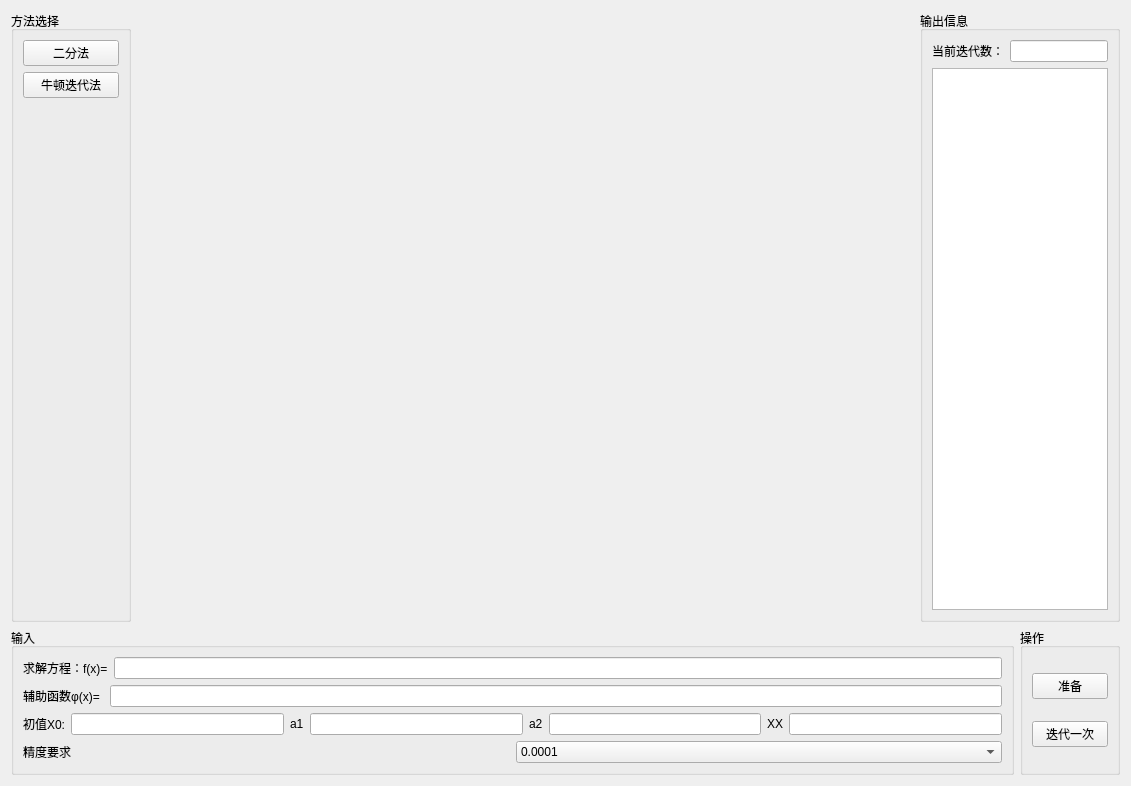
<?xml version="1.0" encoding="UTF-8"?>
<ui version="4.0">
 <class>FrameFunc</class>
 <widget class="QFrame" name="FrameFunc">
  <property name="geometry">
   <rect>
    <x>0</x>
    <y>0</y>
    <width>1131</width>
    <height>786</height>
   </rect>
  </property>
  <property name="windowTitle">
   <string>FrameFunc</string>
  </property>
  <layout class="QVBoxLayout" name="verticalLayout_2">
   <item>
    <layout class="QHBoxLayout" name="horizontalLayout_9">
     <item>
      <widget class="QGroupBox" name="groupBox_2">
       <property name="maximumSize">
        <size>
         <width>120</width>
         <height>16777215</height>
        </size>
       </property>
       <property name="title">
        <string>方法选择</string>
       </property>
       <layout class="QVBoxLayout" name="verticalLayout_6">
        <item>
         <widget class="QPushButton" name="btn_bisection">
          <property name="text">
           <string>二分法</string>
          </property>
         </widget>
        </item>
        <item>
         <widget class="QPushButton" name="btn_newdon">
          <property name="text">
           <string>牛顿迭代法</string>
          </property>
         </widget>
        </item>
        <item>
         <spacer name="verticalSpacer_3">
          <property name="orientation">
           <enum>Qt::Vertical</enum>
          </property>
          <property name="sizeHint" stdset="0">
           <size>
            <width>20</width>
            <height>40</height>
           </size>
          </property>
         </spacer>
        </item>
       </layout>
      </widget>
     </item>
     <item>
      <widget class="FrameDraw" name="wdgPaint"/>
     </item>
     <item>
      <widget class="QGroupBox" name="gb_out">
       <property name="maximumSize">
        <size>
         <width>200</width>
         <height>16777215</height>
        </size>
       </property>
       <property name="title">
        <string>输出信息</string>
       </property>
       <layout class="QVBoxLayout" name="verticalLayout_3">
        <item>
         <layout class="QHBoxLayout" name="horizontalLayout_7">
          <item>
           <widget class="QLabel" name="label_6">
            <property name="text">
             <string>当前迭代数：</string>
            </property>
           </widget>
          </item>
          <item>
           <widget class="QLineEdit" name="edt_curitcnt">
            <property name="readOnly">
             <bool>true</bool>
            </property>
           </widget>
          </item>
         </layout>
        </item>
        <item>
         <widget class="QPlainTextEdit" name="pEdit_out">
          <property name="readOnly">
           <bool>true</bool>
          </property>
         </widget>
        </item>
       </layout>
      </widget>
     </item>
    </layout>
   </item>
   <item>
    <layout class="QHBoxLayout" name="horizontalLayout_10">
     <item>
      <widget class="QGroupBox" name="gb_input">
       <property name="title">
        <string>输入</string>
       </property>
       <layout class="QVBoxLayout" name="verticalLayout">
        <item>
         <layout class="QHBoxLayout" name="horizontalLayout_3">
          <item>
           <widget class="QLabel" name="label_2">
            <property name="text">
             <string>求解方程：f(x)=</string>
            </property>
           </widget>
          </item>
          <item>
           <widget class="QLineEdit" name="edt_funcExpr"/>
          </item>
         </layout>
        </item>
        <item>
         <layout class="QHBoxLayout" name="horizontalLayout_4">
          <item>
           <widget class="QLabel" name="label_3">
            <property name="text">
             <string>辅助函数φ(x)= </string>
            </property>
           </widget>
          </item>
          <item>
           <widget class="QLineEdit" name="edt_itExpr"/>
          </item>
         </layout>
        </item>
        <item>
         <layout class="QHBoxLayout" name="horizontalLayout">
          <item>
           <widget class="QLabel" name="label_4">
            <property name="text">
             <string>初值X0:</string>
            </property>
           </widget>
          </item>
          <item>
           <widget class="QLineEdit" name="edt_x0">
            <property name="inputMask">
             <string/>
            </property>
           </widget>
          </item>
          <item>
           <widget class="QLabel" name="label_5">
            <property name="text">
             <string>a1</string>
            </property>
           </widget>
          </item>
          <item>
           <widget class="QLineEdit" name="edt_a1"/>
          </item>
          <item>
           <widget class="QLabel" name="label_8">
            <property name="text">
             <string>a2</string>
            </property>
           </widget>
          </item>
          <item>
           <widget class="QLineEdit" name="edt_a2"/>
          </item>
          <item>
           <widget class="QLabel" name="label_9">
            <property name="text">
             <string>XX</string>
            </property>
           </widget>
          </item>
          <item>
           <widget class="QLineEdit" name="edt_a2_2"/>
          </item>
         </layout>
        </item>
        <item>
         <layout class="QHBoxLayout" name="horizontalLayout_2">
          <item>
           <widget class="QLabel" name="label">
            <property name="text">
             <string>精度要求</string>
            </property>
           </widget>
          </item>
          <item>
           <widget class="QComboBox" name="cmb_precision">
            <item>
             <property name="text">
              <string>0.0001</string>
             </property>
            </item>
            <item>
             <property name="text">
              <string>0.000001</string>
             </property>
            </item>
            <item>
             <property name="text">
              <string>0.00000001</string>
             </property>
            </item>
           </widget>
          </item>
         </layout>
        </item>
       </layout>
      </widget>
     </item>
     <item>
      <widget class="QGroupBox" name="groupBox_7">
       <property name="maximumSize">
        <size>
         <width>100</width>
         <height>16777215</height>
        </size>
       </property>
       <property name="title">
        <string>操作</string>
       </property>
       <layout class="QVBoxLayout" name="verticalLayout_5">
        <item>
         <widget class="QPushButton" name="btn_read">
          <property name="text">
           <string>准备</string>
          </property>
         </widget>
        </item>
        <item>
         <widget class="QPushButton" name="btn_next">
          <property name="text">
           <string>迭代一次</string>
          </property>
         </widget>
        </item>
       </layout>
      </widget>
     </item>
    </layout>
   </item>
  </layout>
 </widget>
 <customwidgets>
  <customwidget>
   <class>FrameDraw</class>
   <extends>QFrame</extends>
   <header>FrameDraw/FrameDraw.h</header>
   <container>1</container>
  </customwidget>
 </customwidgets>
 <resources/>
 <connections/>
</ui>
